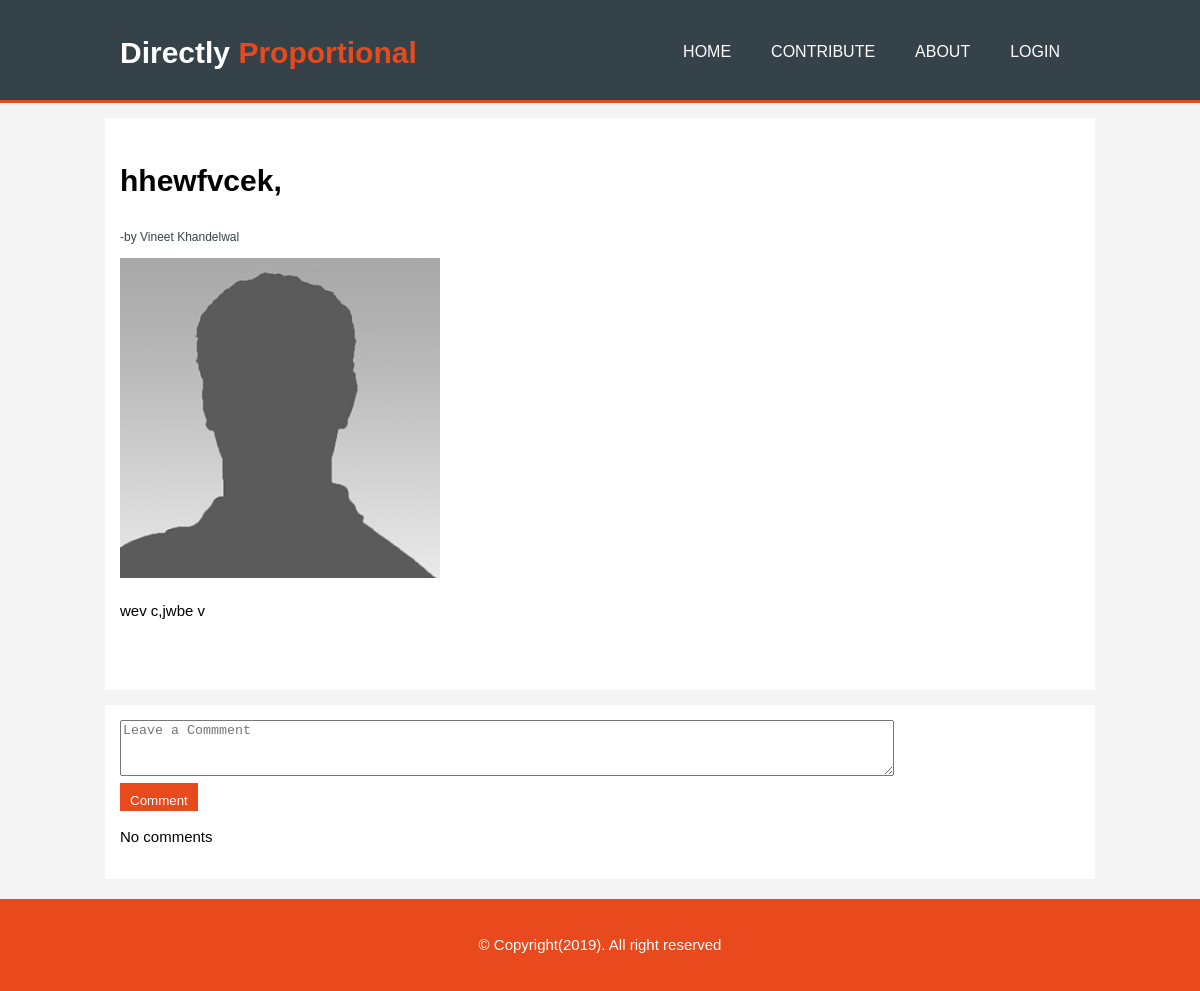
Page /blog/posts/1/ on the committed database.
### blog/models.py (models this page shows, shortened)
class Post(models.Model):
    title = models.CharField(max_length=100)
    content = models.TextField()
    image = models.ImageField(upload_to='blog_images/', null=True)
    created_date = models.DateTimeField(default=datetime.datetime.now())
    published_date = models.DateTimeField(blank=True, null=True)
    contribute = models.CharField(max_length=50, null=True)

### blog/views.py (the view)
# urls.py: path('posts/<int:pk>/', views.PostDetailView.as_view(), name='post_detail'),
class PostDetailView(DetailView):
    model = Post
    def get_context_data(self, **kwargs):
        all_comments = Comment.objects.all()
        context = super(PostDetailView, self).get_context_data(**kwargs)
        context['all_comments'] = all_comments
        return context

### template/blog/post_detail.html (shortened to what this page needs)
  {% extends 'base.html'%}
{% block content %}
<article class="container article-body">
        <div >
                <h1> {{object.title }} </h1>
                {% if object.contribute %}
                <p class="author">-by {{object.contribute}}</p>
                {% endif %}
                <img src="{{object.image.url}}">
               <p class="article-text"> {{object.content|safe}} </p>
        </div>
</article>
<article class="container article-body">
        <div>
                <form class="" action="{% url 'blog:create_comment' pk=object.pk %}" method="POST">
                        <textarea class="" placeholder="Leave a Commment" rows="3" required name='comment_text' id="comment"></textarea><br>
                        <button class="button_1" type="submit">Comment</button>
                </form>
        </div>
        <div class="Commments">
        {% if all_comments %}
        <p>Comments:</p>
                {% for comment in all_comments %}
                        {% if comment.post_name.id == object.id %}
                        {% if comment.status == False %}
                                {% if user.is_authenticated %}
                                <div class="comment">
                                        <strong>Author:</strong>{{comment.author}} <br>
                                        <strong>Comment:</strong>{{comment.comment_text}}
                                        <a class="btn btn-success" href="{% url 'blog:approve_comment' pk=comment.pk %}">Approve</a>
                                        <a class="btn btn-danger" href="{% url 'blog:delete_comment' pk=comment.pk %}">Delete</a>
                                </div>
                                {% endif %}
                        {% else %}
                                <ul>
                                <li>
                                        <h5>{{comment.author}}</h5>
                                        <h4>{{comment.comment_text}}</h4>
                                </li>
                                {% if user.is_authenticated %}
                                        <a class="read-more" href="{% url 'blog:delete_comment' pk=comment.pk %}">Delete</a>
                                {% endif %}
                                <ul>
                        {% endif %}
                        {% endif %}
                {% endfor %}
        {% else %}
        <p>No comments</p>
        {% endif %}
        </div>
</article>
{% endblock %}

### blog/static/css/style.css (style rules this page uses)
body { font: 15px/1.5 Arial, Helvetica, sans-serif; padding: 0; margin: 0; background-color: #f4f4f4; }
.container { width: 80%; margin: auto; overflow: hidden; }
.button_1 { text-decoration: none; height: 28px; background: #e8491d; border: 0; padding: 10px 10px 10px 10px; color: #ffffff; }
article.article-body { background: #ffffff; padding: 15px 15px 15px 15px; margin-top: 15px; }
article h1 { font-size: 30px; }
article .author { font-size: 12px; color: #35424a; }
article .article-text { font-size: 16px; }
article textarea { width: 80%; height: 50px; }

### rows in the picture
Post: title "hhewfvcek,", contribute "Vineet Khandelwal", image (picture), content "wev c,jwbe v"
